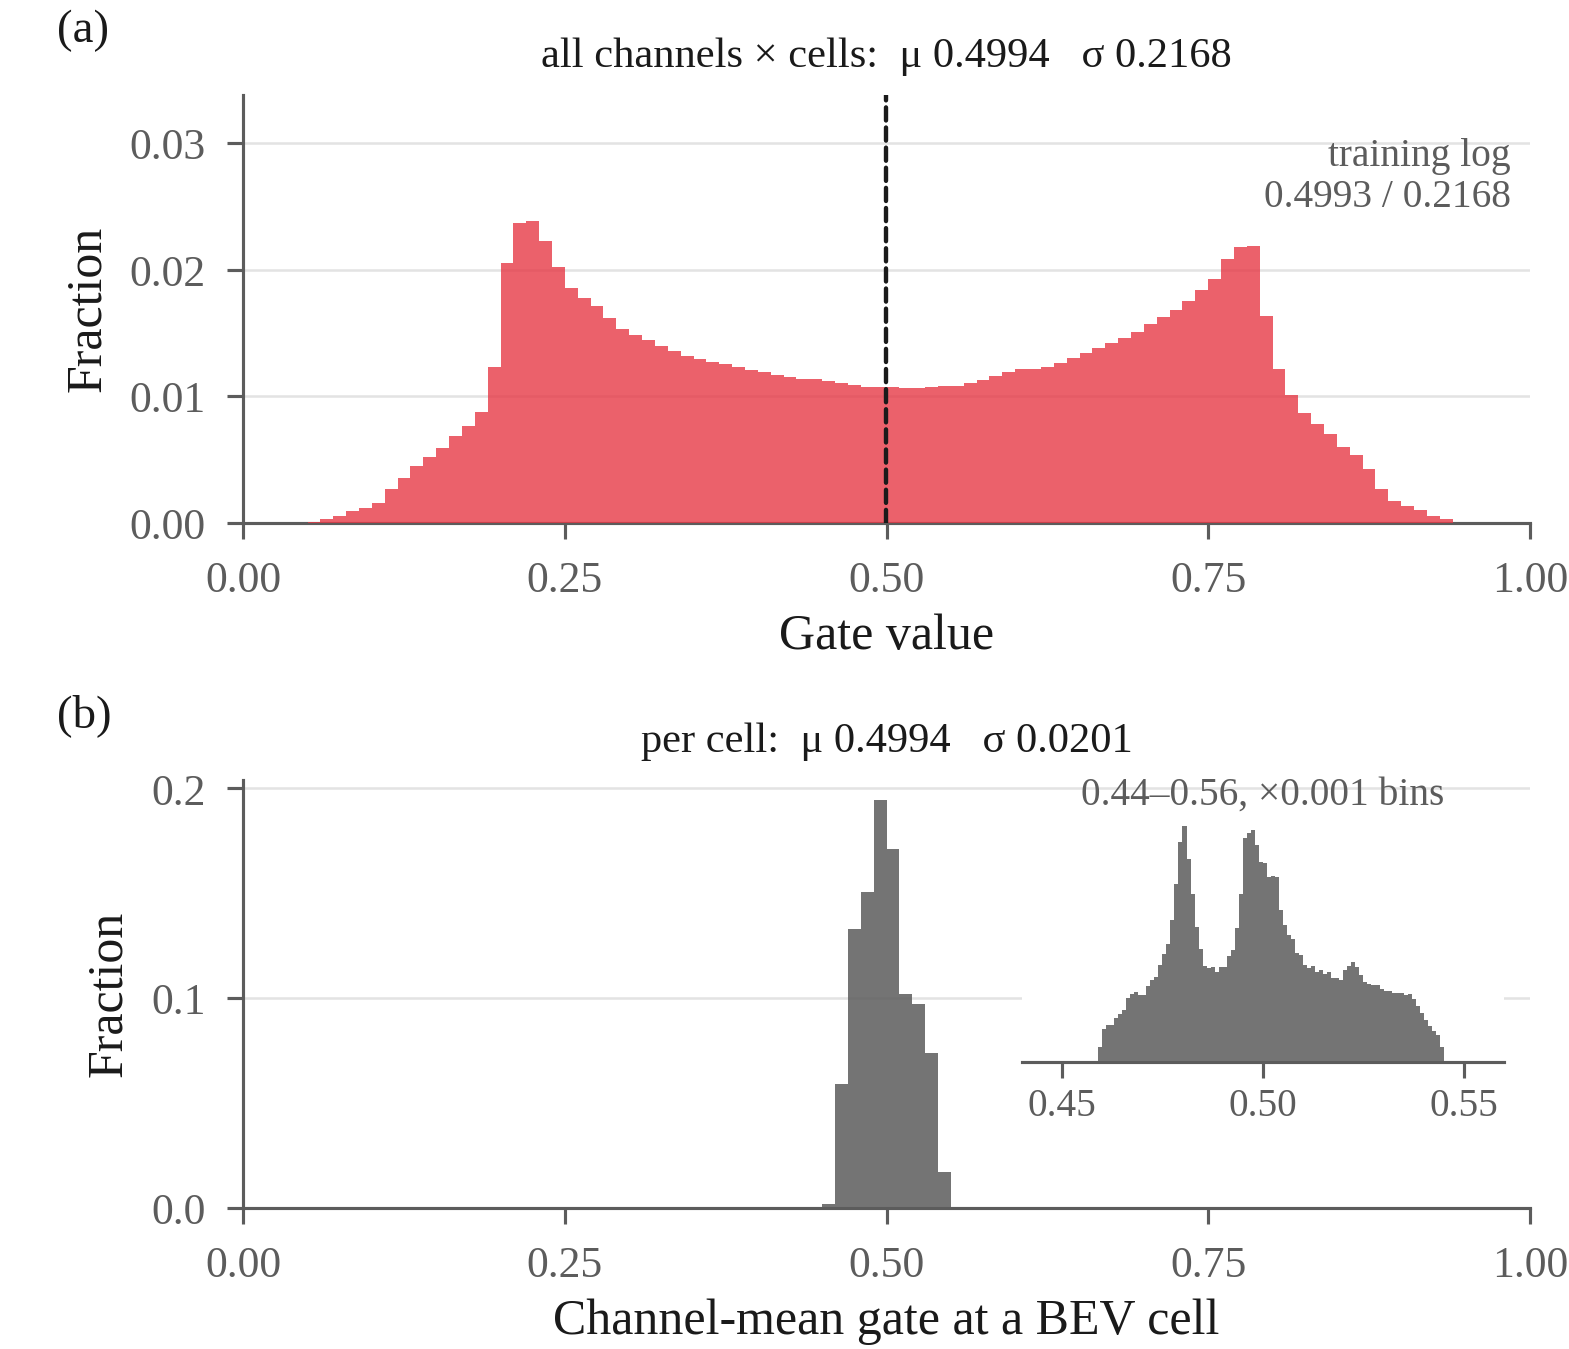

The script that saved this image:
#!/usr/bin/env python3
"""Fig. 12: what the normal-guided gate actually does, run A, epoch 8."""

import json
import os.path as osp
import sys

import matplotlib.pyplot as plt
import numpy as np

HERE = osp.dirname(osp.abspath(__file__))
sys.path.insert(0, HERE)
import paper_style as ps

RUN = "A"
MODE = "eval"
FILL = ps.RUN_STYLE["A"]["color"]


def bars(ax, hist, color, alpha):
    edges = np.asarray(hist["bin_edges"], float)
    counts = np.asarray(hist["counts"], float)
    frac = counts / counts.sum()
    ax.bar(
        edges[:-1],
        frac,
        width=np.diff(edges),
        align="edge",
        color=color,
        alpha=alpha,
        linewidth=0,
        zorder=3,
    )
    return frac


def main():
    ps.apply()
    doc = json.load(open(osp.join(HERE, "data", "ngfm_mask_hist.json")))
    r = doc["runs"][RUN]
    e = r[MODE]
    ref = r["training_log_reference"]
    pooled, cell = e["pooled"], e["cellwise_channel_mean"]

    fig, (ax, bx) = plt.subplots(
        2,
        1,
        figsize=(ps.COLUMN_W, 3.15),
        gridspec_kw=dict(height_ratios=[1.0, 1.0], hspace=0.60),
    )
    fig.subplots_adjust(left=0.155, right=0.975, bottom=0.115, top=0.90)

    # (a) pooled over channels and cells
    frac = bars(ax, e["histogram"], FILL, 0.80)
    ax.set_xlim(0, 1)
    ax.set_ylim(0, frac.max() * 1.42)
    ax.set_xticks(np.arange(0, 1.01, 0.25))
    ax.set_xlabel("Gate value", labelpad=2)
    ax.set_ylabel("Fraction", labelpad=3)
    ax.grid(axis="x", visible=False)
    ps.despine(ax)
    ax.axvline(pooled["mean"], color=ps.INK, lw=0.7, ls=(0, (3, 1.6)), zorder=4)
    ax.text(
        0.5,
        1.045,
        f"all channels × cells:  μ {pooled['mean']:.4f}   σ {pooled['std']:.4f}",
        transform=ax.transAxes,
        ha="center",
        va="bottom",
        fontsize=6.8,
        color=ps.INK,
    )
    ax.text(
        0.985,
        0.90,
        f"training log\n{ref['mask_mean_final']:.4f} / {ref['mask_std_final']:.4f}",
        transform=ax.transAxes,
        ha="right",
        va="top",
        fontsize=6.3,
        color=ps.INK_MUTED,
        linespacing=1.15,
    )
    ax.text(
        -0.145,
        1.10,
        "(a)",
        transform=ax.transAxes,
        fontsize=7.5,
        color=ps.INK,
        va="bottom",
    )

    # (b) averaged over the channel axis, same x-axis
    bars(bx, e["cellwise_histogram"], ps.INK_MUTED, 0.85)
    bx.set_xlim(0, 1)
    bx.set_xticks(np.arange(0, 1.01, 0.25))
    bx.set_xlabel("Channel-mean gate at a BEV cell", labelpad=2)
    bx.set_ylabel("Fraction", labelpad=3)
    bx.grid(axis="x", visible=False)
    ps.despine(bx)
    bx.text(
        0.5,
        1.045,
        f"per cell:  μ {cell['mean']:.4f}   σ {cell['std']:.4f}",
        transform=bx.transAxes,
        ha="center",
        va="bottom",
        fontsize=6.8,
        color=ps.INK,
    )
    bx.text(
        -0.145,
        1.10,
        "(b)",
        transform=bx.transAxes,
        fontsize=7.5,
        color=ps.INK,
        va="bottom",
    )

    ins = bx.inset_axes([0.605, 0.34, 0.375, 0.58])
    z = e["cellwise_histogram_zoom"]
    ze = np.asarray(z["bin_edges"], float)
    zc = np.asarray(z["counts"], float)
    ins.bar(
        ze[:-1],
        zc / zc.sum(),
        width=np.diff(ze),
        align="edge",
        color=ps.INK_MUTED,
        alpha=0.85,
        linewidth=0,
        zorder=3,
    )
    ins.set_xlim(0.44, 0.56)
    ins.set_xticks([0.45, 0.50, 0.55])
    ins.set_yticks([])
    ins.tick_params(labelsize=6.3, pad=1.5)
    ins.grid(False)
    for side in ("top", "right", "left"):
        ins.spines[side].set_visible(False)
    ins.set_title("0.44–0.56, ×0.001 bins", fontsize=6.3, color=ps.INK_MUTED, pad=1.5)

    ps.save(fig, "fig12_ngfm_mask")


if __name__ == "__main__":
    main()
